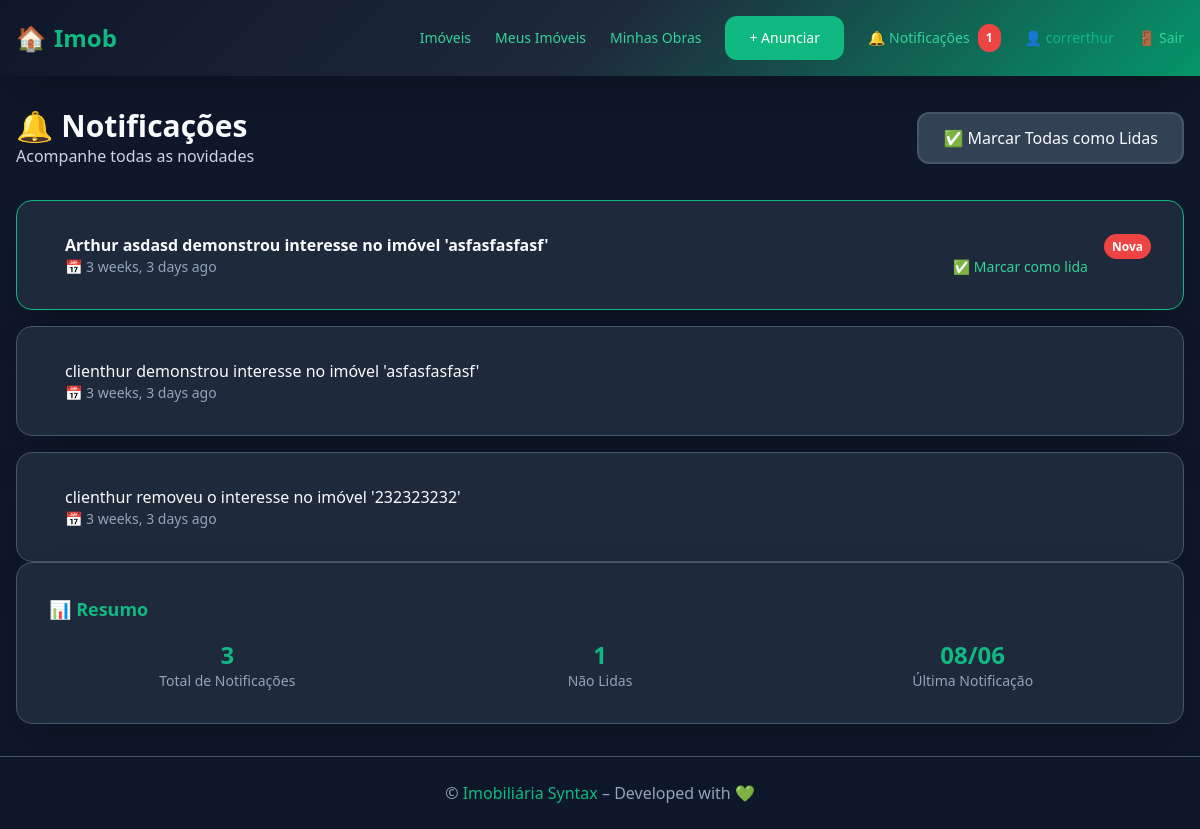
The page /notificacoes/ (signed in) on the database as committed earlier.
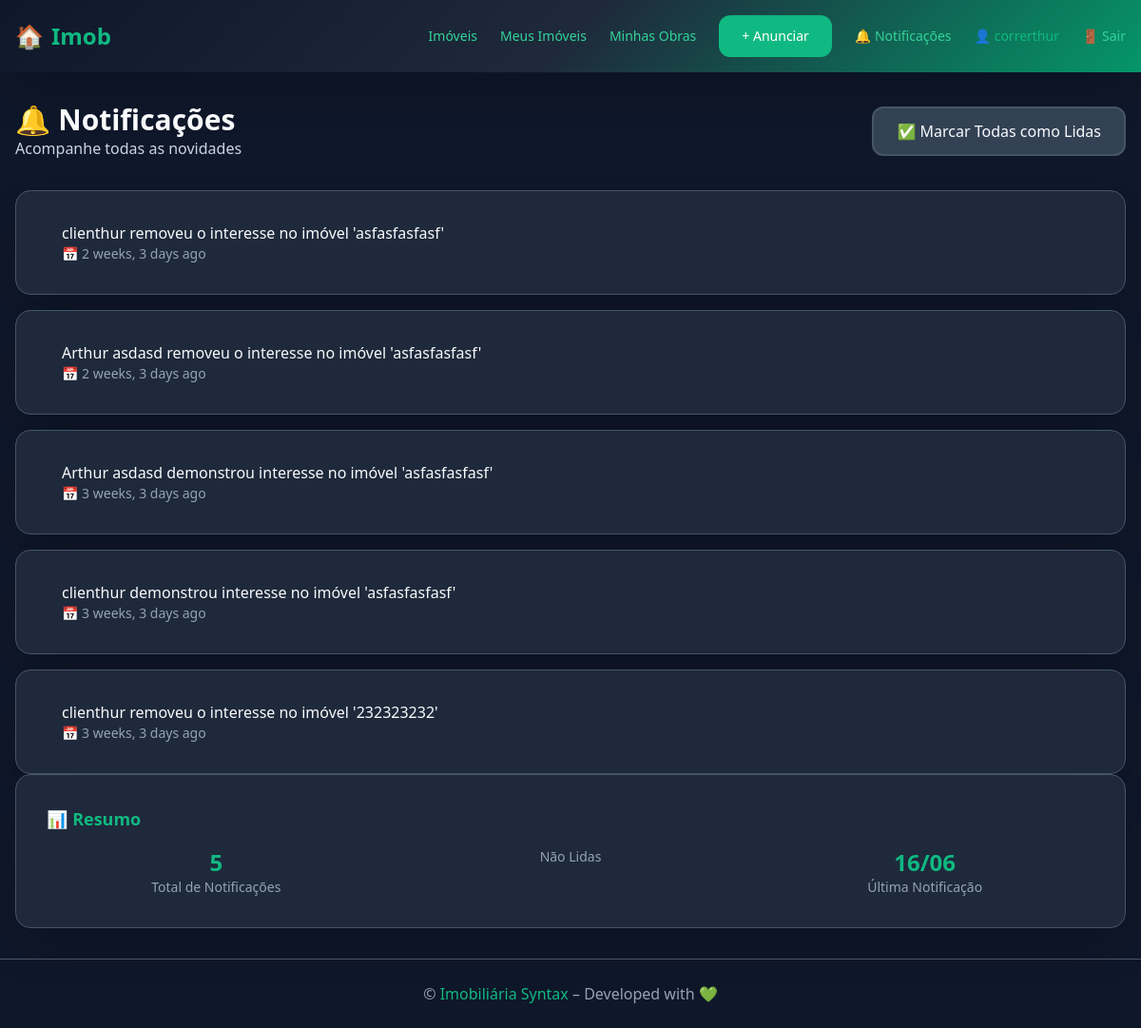
The same page on the database as committed later.
### core/models.py (models this page shows)
class Notificacao(models.Model):
    user   = models.ForeignKey('users.User', on_delete=models.CASCADE)
    mensagem  = models.CharField(max_length=255)
    lida      = models.BooleanField(default=False)
    created_at= models.DateTimeField(auto_now_add=True)

### core/views.py (the view)
# urls.py: path("notificacoes/", NotificacoesView.as_view(), name="notifications"),
class NotificacoesView(LoginRequiredMixin, TemplateView):
    template_name = "core/notifications.html"
    def get_context_data(self, **kwargs):
        ctx = super().get_context_data(**kwargs)
        ctx["notificacoes"] = Notificacao.objects.filter(
            user=self.request.user
        ).order_by("-created_at")
        return ctx

### core/context_processors.py (called while the page is built)
def badge_notifs(request):
    if request.user.is_authenticated:
        qtd = Notificacao.objects.filter(user=request.user, lida=False).count()
        return {"notif_novas": qtd}
    return {}

### templates/core/notifications.html (shortened to what this page needs)
{% extends "base.html" %}
{% load humanize %}
{% block content %}
<div class="animate-fade-in">
  <div class="flex justify-between items-center mb-8">
    <div>
      <h1 class="text-3xl font-bold text-primary">🔔 Notificações</h1>
      <p class="text-secondary">Acompanhe todas as novidades</p>
    </div>
    {% if notificacoes %}
      <a href="{% url 'notifs_ler_todas' %}" class="btn-secondary">
        ✅ Marcar Todas como Lidas
      </a>
    {% endif %}
  </div>
  {% if notificacoes %}
    <div class="space-y-4">
      {% for n in notificacoes %}
        <div class="card {% if not n.lida %}ring-2{% endif %}"
             style="{% if not n.lida %}border-color: var(--accent-green);{% endif %}">
          <div class="flex gap-4">
            <div class="flex-1">
              <p class="text-primary {% if not n.lida %}font-semibold{% endif %}">
                {{ n.mensagem }}
              </p>
              <div class="flex justify-between items-center mt-2">
                <span class="text-muted text-sm">
                  📅 {{ n.created_at|naturaltime }}
                </span>
                {% if not n.lida %}
                  <a href="{% url 'notifs_ler' n.pk %}"
                     class="link-green text-sm hover:underline">
                    ✅ Marcar como lida
                  </a>
                {% endif %}
              </div>
            </div>
            {% if not n.lida %}
              <div class="flex-shrink-0">
                <span class="notification-badge">Nova</span>
              </div>
            {% endif %}
          </div>
        </div>
      {% endfor %}
    </div>
    <div class="card mt-8">
      <h3 class="text-lg font-semibold text-accent mb-4">📊 Resumo</h3>
      <div class="grid gap-4 grid-cols-1 md:grid-cols-3">
        <div class="text-center">
          <div class="text-2xl font-bold text-accent">{{ notificacoes|length }}</div>
          <div class="text-sm text-muted">Total de Notificações</div>
        </div>
        <div class="text-center">
          <div class="text-2xl font-bold text-accent">
            {% for n in notificacoes %}{% if not n.lida %}1{% endif %}{% empty %}0{% endfor %}
          </div>
          <div class="text-sm text-muted">Não Lidas</div>
        </div>
        <div class="text-center">
          <div class="text-2xl font-bold text-accent">
            {{ notificacoes.0.created_at|date:"d/m" }}
          </div>
          <div class="text-sm text-muted">Última Notificação</div>
        </div>
      </div>
    </div>
  {% endif %}
</div>
{% endblock %}

### templates/base.html (shortened to what this page needs)
{% load static %}
<!DOCTYPE html>
<html lang="pt-br">
<head>
  <link href="{% static 'output.css' %}" rel="stylesheet">
</head>
<body>
  <header class="header-gradient text-white shadow-2xl">
    <div class="container py-4 flex justify-between items-center">
      <a href="{% url 'home' %}" class="font-bold text-2xl flex items-center gap-2 hover-lift">
        🏠 <span class="text-accent">Imob</span>
      </a>
      <nav class="flex items-center gap-6 text-sm">
        {% if user.is_authenticated %}
          <a href="{% url 'imoveis' %}" class="link-green hover-lift">Imóveis</a>
          <a href="{% url 'meus_imoveis' %}" class="link-green hover-lift">Meus Imóveis</a>
          {% if user.perfil == 'CO' %}
            <a href="{% url 'works:meus' %}" class="link-green hover-lift">Minhas Obras</a>
          {% endif %}
          <a href="{% url 'imovel_novo' %}" class="btn-primary">+ Anunciar</a>
          <a href="{% url 'notifications' %}" class="link-green hover-lift flex items-center gap-2">
            🔔 Notificações
            {% if notif_novas %}
              <span class="notification-badge">{{ notif_novas }}</span>
            {% endif %}
          </a>
          <span class="text-accent">👤 {{ user.first_name|default:user.username }}</span>
          <form action="{% url 'logout' %}" method="post" style="display: inline;">
            <button type="submit" class="link-green hover-lift">🚪 Sair</button>
          </form>
        {% else %}
          <a href="{% url 'login' %}" class="btn-secondary">Entrar</a>
          <a href="{% url 'users:signup' %}" class="btn-primary">Criar Conta</a>
        {% endif %}
      </nav>
    </div>
  </header>
  <main class="flex-1 container py-8">
    {% block content %}{% endblock %}
  </main>
  <footer class="bg-secondary border-t border-border text-center py-6 text-muted">
    <div class="container">
      <p>© {{ now|date:"Y" }} <span class="text-accent">Imobiliária Syntax</span> – Developed with 💚</p>
    </div>
  </footer>
</body>
</html>

Rows that differ between the two databases and show on the page:
added Notificacao: mensagem "clienthur removeu o interesse no imóvel 'asfasfasfasf'", created_at "2 weeks, 3 days ago", created_at "16/06", shown under "🔔 Notificações"
added Notificacao: mensagem "Arthur asdasd removeu o interesse no imóvel 'asfasfasfasf'", created_at "2 weeks, 3 days ago", shown under "🔔 Notificações"
changed Notificacao "Arthur asdasd demonstrou interesse no imóvel 'asfasfasfasf'": no longer shows "✅ Marcar como lida Nova"
Other text that changed with them:
{{ notificacoes|length }}: "3" → "5"
{{ notif_novas }}: "1" → (not shown)
{{ notificacoes.0.created_at|date:"d/m" }}: "08/06" → "16/06"
